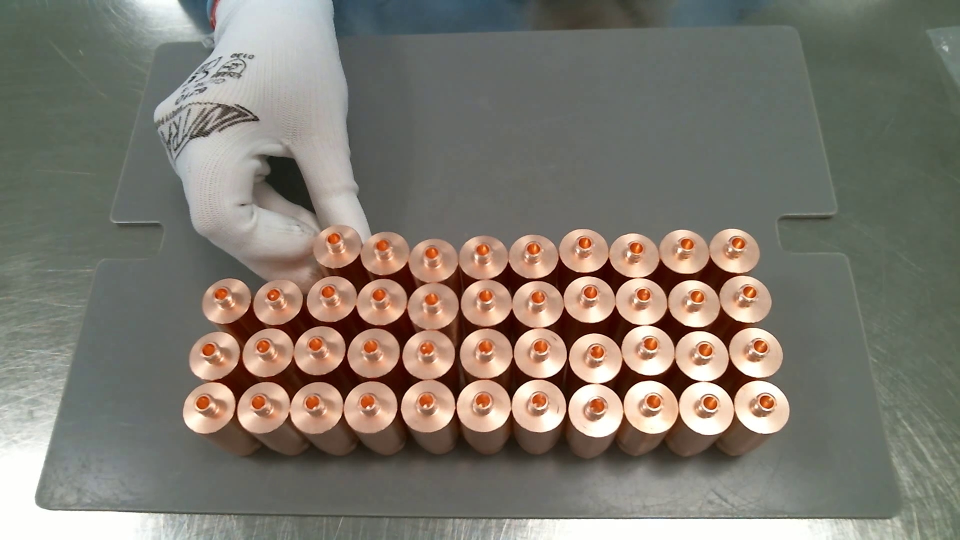
#> input picture images/contacts/big.jpg, 1920 x 1080 px (shown at 1/2 size)
$ python contours_opencv.py   (older library calls are emulated)
#> lines starting #> are read from the running program, lines starting #| are printed output that depends on the picture; after the words box and inside, x2 and y2 are one past the last pixel; in counts of white or black regions, pixels touching at a corner belong together
### utils.py
import os
from threading import Timer
import colorsys
import math
import cv2
import numpy as np
import random
import time
from contextlib import contextmanager


def int_to_str(val):
    return f'{val}'


# [45 lines left out: functions timeit, timeit_once, timeit_context, debounce, not called in this run]


def file_dir(file=None):
    file = file if file else __file__
    return os.path.dirname(os.path.realpath(file))


# [12 lines left out: functions save_images, first_or_default, not called in this run]


def put_frame_pos(frame, frame_pos, xy=(5, 25)):
    cv2.putText(frame, f'Frame: {frame_pos}', xy, cv2.FONT_HERSHEY_SIMPLEX, 1, (0, 0, 255), 2)
    return frame


# [4 lines left out: function imshow, not called in this run]


def make_n_colors(N, bright=True):
    """
    Generate random colors. To get visually distinct colors, generate them in HSV space then convert to RGB.
    """
    brightness = 1.0 if bright else 0.7
    return [
        [int(a * 255) for a in colorsys.hsv_to_rgb(i / N, 1, brightness)]
        for i in range(N)]


def random_color():
    return rand255(), rand255(), rand255()


def rand255():
    return round(random.random() * 255)


def imread_rgb(file):
    return cv2.cvtColor(cv2.imread(file), cv2.COLOR_BGR2RGB)


# [56 lines left out: functions rotate_around_point, take_n_points, polygon_polygon_test, centroid, intt, not called in this run]


def box_to_ellipse(center, axes, angle):
    return center, (axes[0] / 2, axes[1] / 2), angle


# [4 lines left out: function normalize_contour, not called in this run]


def normalize_contours(contours):
    return [normalize_contour(contour) for contour in contours]


def ellipseF2PolyRounded(center, axes, angle, arc_start, arc_end, delta):
    pts = ellipseF2Poly(center, axes, angle, arc_start, arc_end, delta)
    return np.round(pts, decimals=0, out=pts)  # .astype(np.int32)


# [26 lines left out: functions ellipseF2Poly, rotate, not called in this run]

# [85 lines of commented-out code are left out]

### contours/contours_opencv.py
import numpy as np
import matplotlib.pyplot as plt
from skimage import io, color
from skimage.feature import canny
import cv2
import utils


def imread():
    # return data.coffee()[0:220, 160:420]
    return io.imread('../images/contacts/big.jpg')  # [15:129, 29:146]
#> returned value is the input picture: shape (1080, 1920, 3); mean R, G, B 127.6, 122, 111.8
    # return io.imread('../images/contacts/3contacts.jpg')  # [15:129, 29:146]


def drawContour(im, contour, color):
    # # contour has shape (N, 1, 2) -> reshape to (N, 2)
    # contour = contour.reshape(contour.shape[0], 2)
    # rows, cols = contour[:, 1], contour[:, 0]
    # im[rows, cols] = color

    cv2.drawContours(im, [contour], 0, color, thickness=3)


def main():
    image_rgb = imread()
    image_rgb = cv2.blur(image_rgb, ksize=(3, 3))
    #image_rgb = cv2.medianBlur(image_rgb, ksize=5)
    im_gray = cv2.cvtColor(image_rgb, cv2.COLOR_RGB2GRAY) # image_rgb[:, :, 1]
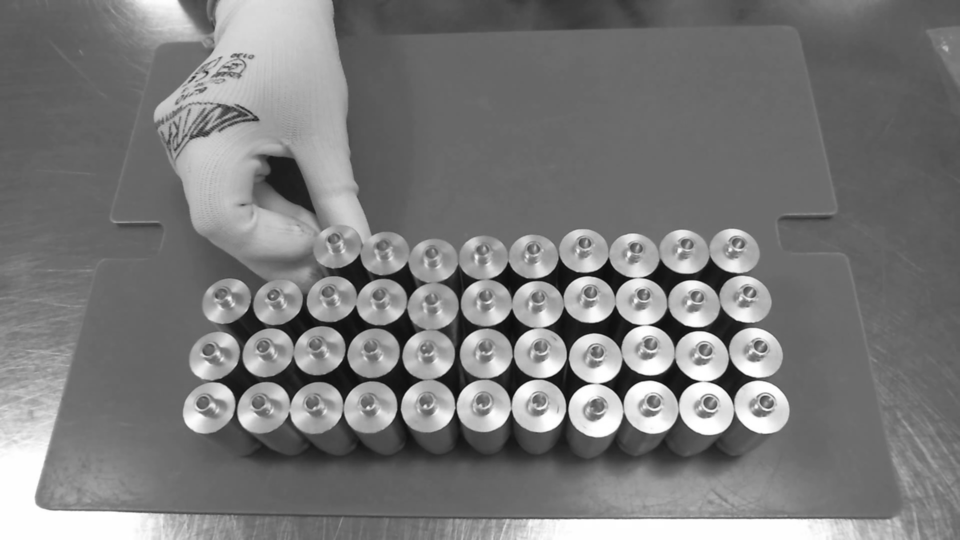
#> im_gray: shape (1080, 1920) (shown at 1/2 size); min 11, max 255, mean 122.5


    # edges = cv2.Canny(im_gray, 255 * 0.55, 255 * 0.8, edges=None, apertureSize=3, L2gradient=True)
    edges = cv2.Canny(im_gray, 255 * 0.00, 255 * 1.00, edges=None, apertureSize=3, L2gradient=False)
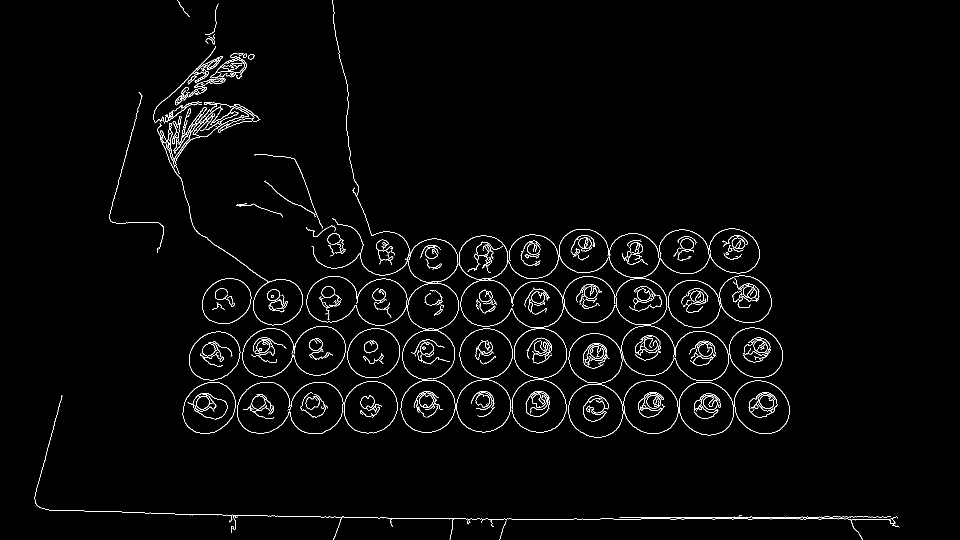
#> edges: shape (1080, 1920) (shown at 1/2 size); 2% white in thin lines or dots

    _, contours, hierarchy = cv2.findContours(edges, mode=cv2.RETR_EXTERNAL, method=cv2.CHAIN_APPROX_NONE)
#> contours = 149 contours, 58 with area under 20; largest, box (x1, y1, x2, y2) and area: (485, 652, 692, 755) 15735, (1136, 768, 1247, 875) 9166, (1358, 764, 1468, 871) 9154, (1468, 761, 1580, 868) 9147, (1247, 761, 1357, 868) 9129

    im = cv2.cvtColor(edges, cv2.COLOR_GRAY2RGB)
#> im: shape (1080, 1920, 3); 2% white in thin lines or dots
    im = np.zeros_like(im)
    colors = utils.make_n_colors(len(contours))
#> colors = 149 items, first 6: [255, 0, 0], [255, 10, 0], [255, 20, 0], [255, 30, 0], [255, 41, 0], [255, 51, 0]
    for i, contour in enumerate(contours):
        drawContour(im, contour, colors[i])
#> this loop made 149 passes
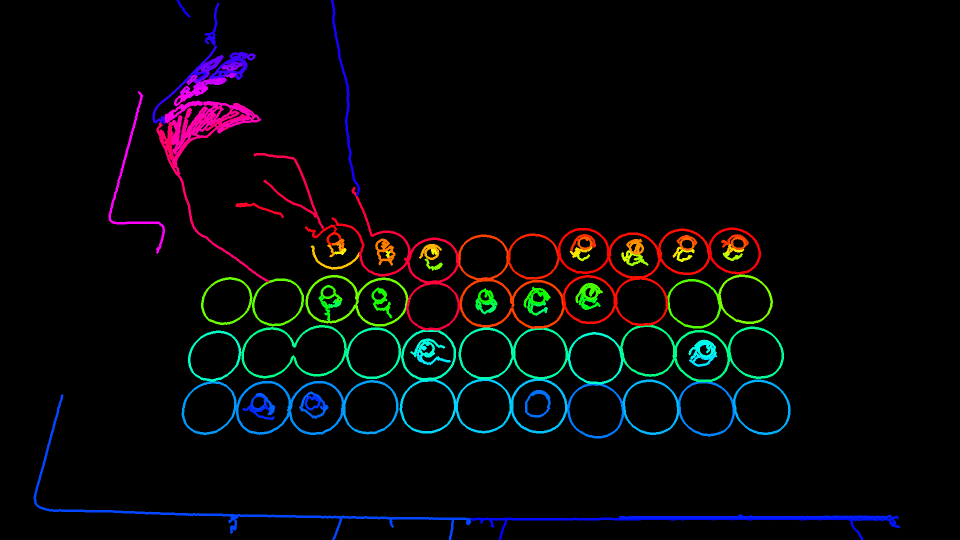
#> im: shape (1080, 1920, 3) (shown at 1/2 size); mean B, G, R 8.2, 6.6, 6.2

    # [8 lines of commented-out code are left out]

    f, ax1 = plt.subplots(nrows=1, ncols=1)
    ax1.imshow(im)
    ax1.set_xticks([])
    ax1.set_yticks([])

    plt.show()


main()
